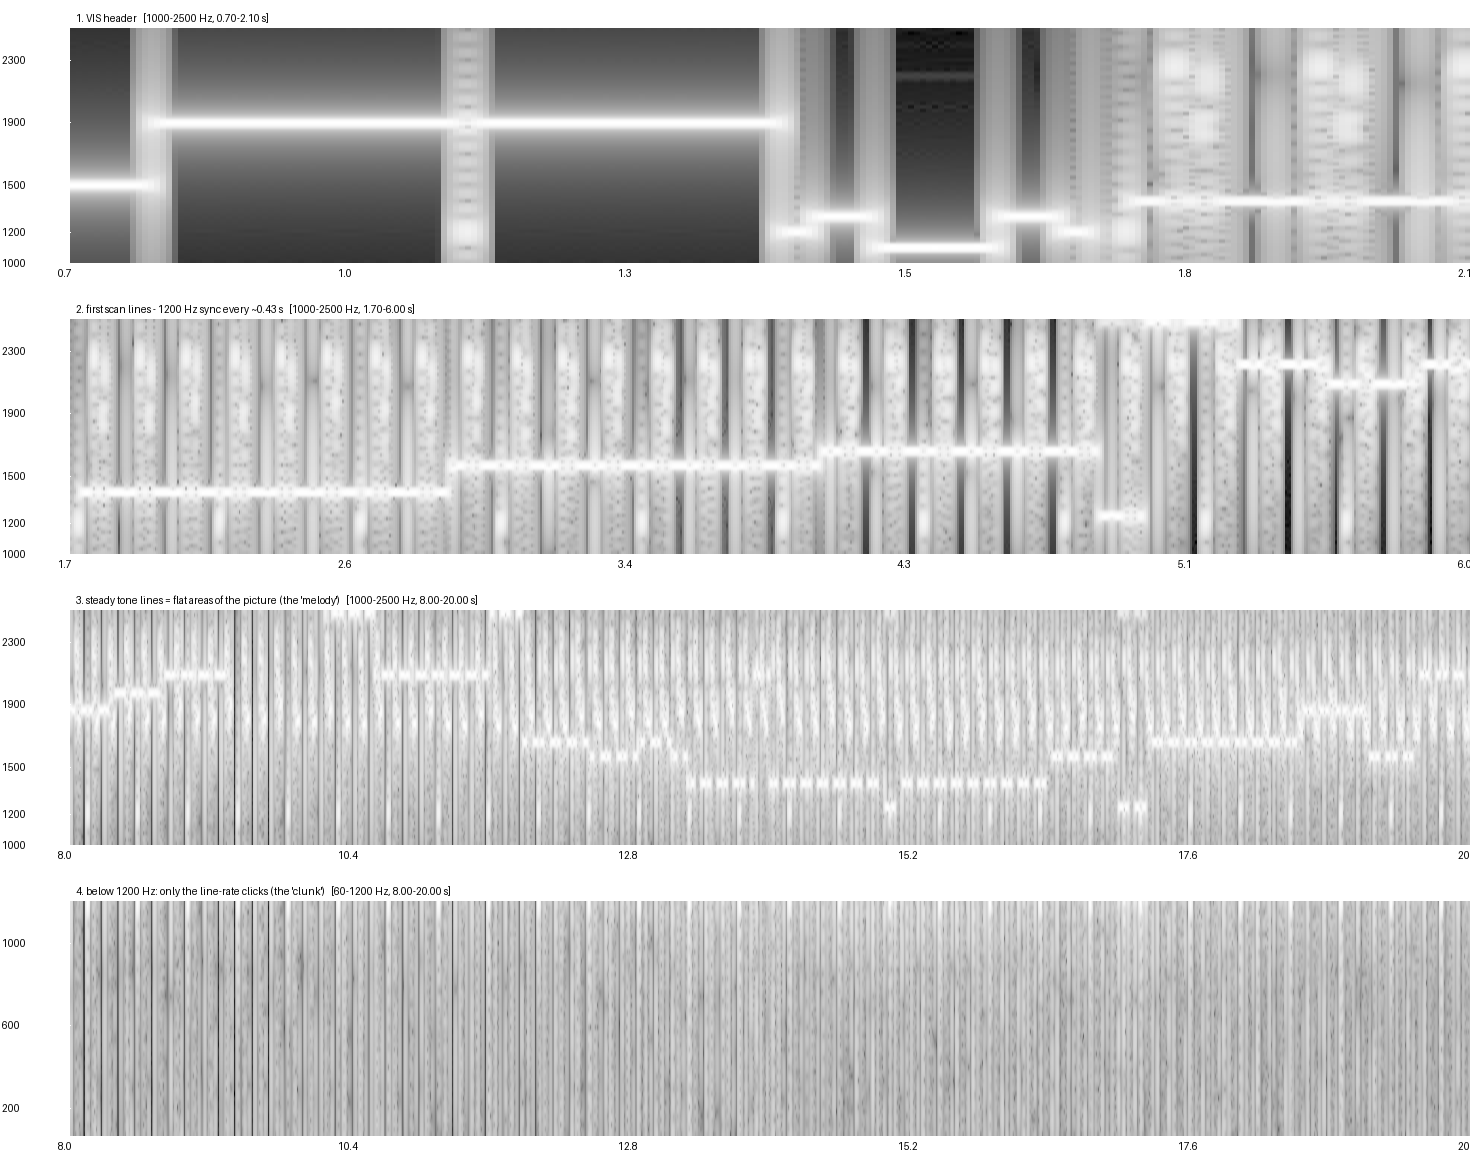

This figure's Python source:
#!/usr/bin/env python3
"""Render the SSTV structure of solivault_song.wav as a self-explaining figure.

Four panels, all from the same recording:

  1. 0.70- 2.10 s, 1000-2500 Hz : the VIS header (leader / break / leader /
     start bit / data bits / stop bit)
  2. 1.70- 6.00 s, 1000-2500 Hz : the first scan lines - one 1200 Hz sync pulse
     every ~0.43 s
  3. 8.00-20.00 s, 1000-2500 Hz : the steady tone lines are flat areas of the
     picture being scanned; this is what a listener hears as a "tune"
  4. 8.00-20.00 s,   60-1200 Hz : almost nothing but the line-rate clicks - this
     is what a listener hears as the rhythmic "clunk"

Usage: python3 spectrogram.py [input.wav] [output.png]
"""
import sys
import wave

import numpy as np
from PIL import Image, ImageDraw

PANELS = [
    (0.70, 2.10, 1000, 2500, "1. VIS header"),
    (1.70, 6.00, 1000, 2500, "2. first scan lines - 1200 Hz sync every ~0.43 s"),
    (8.00, 20.00, 1000, 2500, "3. steady tone lines = flat areas of the picture (the 'melody')"),
    (8.00, 20.00, 60, 1200, "4. below 1200 Hz: only the line-rate clicks (the 'clunk')"),
]
WIDTH, HEIGHT, LABEL, GAP = 1400, 235, 22, 34


def load(path):
    with wave.open(path, "rb") as w:
        sr = w.getframerate()
        x = np.frombuffer(w.readframes(w.getnframes()), dtype="<i2").astype(np.float64)
    return x, sr


def spec_image(x, sr, t0, t1, flo, fhi, win=2048, hop=256):
    a, b = int(t0 * sr), int(t1 * sr)
    f = np.fft.rfftfreq(win, 1 / sr)
    band = (f >= flo) & (f <= fhi)
    frames = [np.abs(np.fft.rfft(x[i : i + win] * np.hanning(win)))[band]
              for i in range(a, b - win, hop)]
    S = np.array(frames).T
    S = 20 * np.log10(S + 1e-9)
    S = (S - S.min()) / (S.max() - S.min())
    idx = (np.arange(WIDTH) * S.shape[1] / WIDTH).astype(int)
    return Image.fromarray((S[:, idx] * 255).astype(np.uint8)[::-1]).resize((WIDTH, HEIGHT))


def tick_positions(t0, t1, n=5):
    return [(t0 + (t1 - t0) * k / n, k) for k in range(n + 1)]


def main():
    src = sys.argv[1] if len(sys.argv) > 1 else "solivault_song.wav"
    dst = sys.argv[2] if len(sys.argv) > 2 else "spectrogram.png"
    x, sr = load(src)

    canvas = Image.new("RGB", (WIDTH + 70, len(PANELS) * (HEIGHT + LABEL + GAP) + 8), "white")
    draw = ImageDraw.Draw(canvas)
    y = 6
    for t0, t1, flo, fhi, title in PANELS:
        draw.text((76, y + 6), f"{title}   [{flo}-{fhi} Hz, {t0:.2f}-{t1:.2f} s]", fill="black")
        canvas.paste(spec_image(x, sr, t0, t1, flo, fhi), (70, y + LABEL))
        for f in (1000, 1200, 1500, 1900, 2300) if flo > 500 else (200, 600, 1000):
            if flo <= f <= fhi:
                yy = y + LABEL + HEIGHT - int((f - flo) / (fhi - flo) * HEIGHT)
                draw.text((2, yy - 6), str(f), fill="black")
                draw.line([(66, yy), (70, yy)], fill="white")
        for tt, _ in tick_positions(t0, t1):
            xx = 70 + int((tt - t0) / (t1 - t0) * WIDTH)
            draw.text((xx - 12, y + LABEL + HEIGHT + 4), f"{tt:.1f}", fill="black")
        y += HEIGHT + LABEL + GAP
    canvas.save(dst)
    print(f"wrote {dst} ({canvas.size[0]}x{canvas.size[1]})")


if __name__ == "__main__":
    main()
